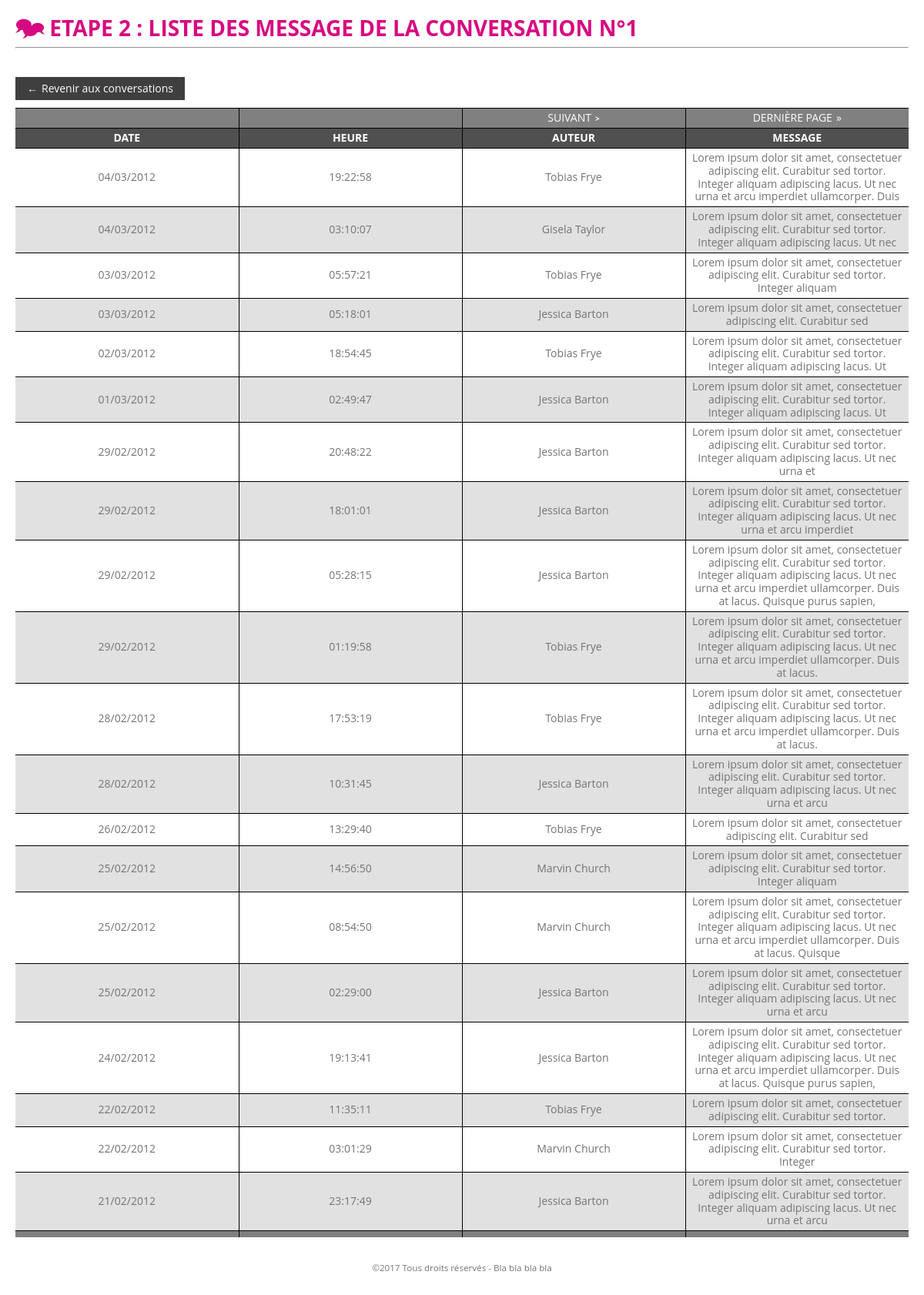
/Etape_4/WithDatas/conversation.php?conv=1, run on the app's committed database.
### tables this page shows
CREATE TABLE IF NOT EXISTS `conversation` (
  `c_id` int(11) NOT NULL AUTO_INCREMENT,
  `c_date` datetime NOT NULL,
  `c_termine` tinyint(1) NOT NULL DEFAULT '0',
  PRIMARY KEY (`c_id`)
);

CREATE TABLE IF NOT EXISTS `message` (
  `m_id` int(11) NOT NULL AUTO_INCREMENT,
  `m_contenu` varchar(2040) NOT NULL,
  `m_date` datetime NOT NULL,
  `m_auteur_fk` int(11) NOT NULL,
  `m_conversation_fk` int(11) NOT NULL,
  PRIMARY KEY (`m_id`),
  KEY `m_auteur_fk` (`m_auteur_fk`),
  KEY `m_conversation_fk` (`m_conversation_fk`)
);

### Etape_4/WithDatas/common.php (called while the page is built, shortened)
<?php
function loadClasses( $className ) {
    $file = $className . '.php';
    $paths = array();
    if( defined( 'COREPATH' ) )
        $paths[] = COREPATH;
    if( defined( 'APPPATH' ) )
        $paths[] = APPPATH;
}

### Etape_4/WithDatas/core/FileExplorer.php (called while the page is built, shortened)
<?php
class FileExplorer {
    public static function generateDS( $path ) {
        return ( substr( $path, -1 )!=DS ? DS : '' );
    }
    public static function exploreToInclude( $path, $file ) {
        if( file_exists( $path ) && is_dir( $path . static::generateDS( $path ) ) )
            if( ( $resource = opendir( $path ) )!==false ) :
                while( ( $entry = readdir( $resource ) )!==false ) :
                    if( $entry!='.' && $entry!='..' ) :
                        if( is_file( $path . static::generateDS( $path ) . $entry ) ) :
                            if( $entry==$file ) :
                                require_once( $path . static::generateDS( $path ) . $file );
                            endif;
                        elseif( is_dir( $path . static::generateDS( $path ) . $entry . static::generateDS( $entry ) ) ) :
                            static::exploreToInclude( $path . static::generateDS( $path ) . $entry . static::generateDS( $entry ), $file );
                        endif;
                    endif;
                endwhile;
            endif;
    }
}

### Etape_4/WithDatas/core/SPDO.php (called while the page is built)
<?php
class SPDO {
    private static $_instance;
    private $_db;
    private function __construct( $host, $dbname, $login, $pass, $charset, $collate ) {
        try {
            $this->_db = new PDO( 'mysql:host=' . $host . ';dbname=' . $dbname . ';charset=' . $charset, $login, $pass, array( PDO::MYSQL_ATTR_INIT_COMMAND=>'SET NAMES ' . $charset . ' COLLATE ' . $collate, PDO::ATTR_ERRMODE=>PDO::ERRMODE_EXCEPTION ) );
        } catch( PDOException $e ) {
            throw $e;
        }
    }
    public static function getInstance( $host = null, $dbname = null, $login = null, $pass = null, $charset = 'utf8', $collate = 'utf8_general_ci' ) {
        try {
            if( !isset( self::$_instance ) )
                self::$_instance = new SPDO( $host, $dbname, $login, $pass, $charset, $collate );
            return self::$_instance;
        } catch( Exception $e ) {
            throw $e;
        }
    }
    public function getPDO() {
        return $this->_db;
    }
}

### Etape_4/WithDatas/core/CoreManager.php (called while the page is built, shortened)
<?php
abstract class CoreManager {
    protected $_db;
    public function __construct( $instance ) {
        $this->_db = $instance;
    }
    protected function getDb() {
        return $this->_db;
    }
    protected function executeQuery( $query, $options = array() ) {
        try {
            if( count( $options )>0 )
                if( ( $stmt = $this->getDb()->prepare( $query ) )!==false ) :
                    $bind = true;
                    foreach( $options as $key => $value ) :
                        if( ( $bind = $stmt->bindValue( $key, $value['VAL'], ( isset( $value['TYPE'] ) ? $value['TYPE'] : PDO::PARAM_STR ) ) )===false )
                            break;
                    endforeach;
                    if( $bind && ( $out = $stmt->execute() )===true ) :
                        switch( strtoupper( substr( $query, 0, 6 ) ) ) :
                            case 'SELECT':
                                return $stmt->fetchAll( PDO::FETCH_ASSOC );
                                break;
                        endswitch;
                        return $out;
                    endif;
                endif;
            else
                switch( strtoupper( substr( $query, 0, 6 ) ) ) :
                    default:
                        return $this->getDb()->exec( $query );
                endswitch;
            return false;
        } catch( PDOException $e ) {
            throw new CoreException( $e->getMessage() );
        }
    }
}

### Etape_4/WithDatas/core/SRequest.php (called while the page is built, shortened)
<?php
class SRequest {
    private static $_instance;
    private $_get;
    private function __construct() {
        $this->_get = $_GET;
    }
    public static function getInstance() {
        if( !isset( self::$_instance ) )
            self::$_instance = new SRequest;
        return self::$_instance;
    }
    private function getVar( $request, $key = NULL ) {
        return ( isset( $key ) ? ( isset( $request[$key] ) ? $request[$key] : NULL ) : $request );
    }
    public function get( $key = NULL ) {
        return $this->getVar( $this->_get, $key );
    }
}

### Etape_4/WithDatas/core/TypeTest.php (called while the page is built, shortened)
<?php
trait TypeTest {
    public function is_valid_int( $value ) {
        return ctype_digit( strval( $value ) );
    }
}

### Etape_4/WithDatas/app/Forum/Manager/ForumManager.php (called while the page is built, shortened)
<?php
class ForumManager extends CoreManager {
    public function getConversation( $id = NULL ) {
        try {
            $options = array();
            if( $this->is_valid_int( $id ) )
                $options['id'] = array( 'VAL' => $id, 'TYPE' => PDO::PARAM_INT );
            return $this->executeQuery( 'SELECT `c_id` AS "ID", DATE_FORMAT( `c_date`, "%d/%m/%Y" ) AS "Date", DATE_FORMAT( `c_date`, "%H:%i:%s" ) AS "Heure", COUNT( `m_id` ) AS "Total Message(s)", `c_termine` AS "Status" FROM `conversation` LEFT JOIN `message` ON `c_id`=`m_conversation_fk`' . ( $this->is_valid_int( $id ) ? ' WHERE `c_id`=:id' : '' ) . ' GROUP BY `c_id` ORDER BY `c_id`', $options );
        } catch( CoreException $e ) {
            throw $e;
        } catch( PDOException $e ) {
            throw new CoreException( $e->getMessage() );
        } catch( Exception $e ) {
            throw new CoreException( $e->getMessage() );
        }
    }
    public function getMessage( $conversation = NULL, $limit = NULL, $offset = NULL ) {
        try {
            $options = array();
            if( $this->is_valid_int( $conversation ) )
                $options['id'] = array( 'VAL' => $conversation, 'TYPE' => PDO::PARAM_INT );
            if( $this->is_valid_int( $limit ) )
                $options['limit'] = array( 'VAL' => $limit, 'TYPE' => PDO::PARAM_INT );
            if( $this->is_valid_int( $offset ) )
                $options['offset'] = array( 'VAL' => $offset, 'TYPE' => PDO::PARAM_INT );
            return $this->executeQuery( 'SELECT `c_id` AS "Conversation", `m_id` AS "ID", DATE_FORMAT( `m_date`, "%d/%m/%Y" ) AS "Date", DATE_FORMAT( `m_date`, "%H:%i:%s" ) AS "Heure", CONCAT( `u_prenom`, " ", `u_nom` ) AS "Auteur", `m_contenu` AS "Message" FROM `conversation` LEFT JOIN `message` ON `c_id`=`m_conversation_fk` LEFT JOIN `user` ON `m_auteur_fk`=`u_id` ' . ( $this->is_valid_int( $conversation ) ? ' WHERE `c_id`=:id' : '' ) . ' ORDER BY `m_date` DESC' . ( $this->is_valid_int( $limit ) ? ' LIMIT :limit' . ( $this->is_valid_int( $offset ) ? ' , :offset' : '' ) : '' ), $options );
        } catch( CoreException $e ) {
            throw $e;
        } catch( PDOException $e ) {
            throw new CoreException( $e->getMessage() );
        } catch( Exception $e ) {
            throw new CoreException( $e->getMessage() );
        }
    }
}

### Etape_4/WithDatas/conversation.php (the view, shortened to what this page needs)
<?php
try {
    $forumManager = new ForumManager( SPDO::getInstance( DB_HOST, DB_NAME, DB_LOGIN, DB_PWD )->getPDO() );
    if( SRequest::getInstance()->get( 'page' )!==NULL && is_numeric( SRequest::getInstance()->get( 'conv' ) ) && SRequest::getInstance()->get( 'conv' )>0 ) :
        $current_page = SRequest::getInstance()->get( 'page' );
        SRequest::getInstance()->unset( 'get', 'page' );
    else :
        $current_page = 1;
    endif;
    $conversation = $forumManager->getConversation( SRequest::getInstance()->get( 'conv' ) );
    $datas = $forumManager->getMessage( SRequest::getInstance()->get( 'conv' ), ( ( $current_page - 1 ) * RESULTS_PER_PAGE ) , RESULTS_PER_PAGE );
} catch( ForumException $e ) {
    die( $e );
} catch( Exception $e ) {
    die( $e->getMessage() );
}
?>
<!DOCTYPE html>
<html>
    <head>
    </head>
    <body>
        <header role="banner">
            <h1><?php echo ( defined( 'THREE_SPEECH_BUBBLES' ) ? THREE_SPEECH_BUBBLES . ' ' : '' ); ?>Etape 2 : Liste des message de la conversation n°<?php echo isset( $datas[0]['Conversation'] ) ? $datas[0]['Conversation'] : ( isset( $_GET['conv'] ) ? $_GET['conv'] : '(inconnu)' ); ?></h1>
            <hr />
        </header>
        <section role="main">
            <a class="back" href="index.php" title="">Revenir aux conversations</a>
            <?php if( isset( $datas ) && is_array( $datas ) && count( $datas )>0 && !is_null( $datas[0]['ID'] ) ) : ?>
            <table class="messages" style="width:100%;">
                <thead>
                    <tr>
                        <td bgcolor="gray"></td>
                        <td bgcolor="gray"></td>
                        <td align="right" bgcolor="gray"><?php if( isset( $current_page ) && $current_page<( $conversation[0]['Total Message(s)'] / RESULTS_PER_PAGE ) ) : ?><a class="next" href="?<?php echo http_build_query( SRequest::getInstance()->get() );  ?>&page=<?php echo $current_page + 1;?>" title="">Suivant</a><?php endif; ?></td>
                        <td align="right" bgcolor="gray"><?php if( isset( $current_page ) && $current_page<( $conversation[0]['Total Message(s)'] / RESULTS_PER_PAGE ) ) : ?><a class="last" href="?<?php echo http_build_query( SRequest::getInstance()->get() ); ?>&page=<?php echo ( ceil( $conversation[0]['Total Message(s)'] / RESULTS_PER_PAGE ) );  ?>" title="">Dernière page</a><?php endif; ?></td>
                    </tr>
                    <tr>
                        <?php
                        foreach( $datas[0] as $key=>$value ) :
                            switch( $key ) :
                                case 'Conversation':
                                case 'ID':
                                    break;
                                default:
                                    echo '<th>' . $key . '</th>';
                                    break;
                            endswitch;
                        ?>
                        <?php endforeach; ?>
                    </tr>
                </thead>
                <tfoot>
                    <tr>
                        <td bgcolor="gray"></td>
                        <td bgcolor="gray"></td>
                        <td align="right" bgcolor="gray"></td>
                        <td align="right" bgcolor="gray"></td>
                    </tr>
                </tfoot>
                <tbody>
                    <?php foreach( $datas as $message ) : ?>
                    <tr>
                        <?php
                        foreach( $message as $key=>$value ) :
                            switch( $key ) :
                                case 'Conversation':
                                case 'ID':
                                    break;
                                default:
                                    echo '<td>' . $value . '</td>';
                                    break;
                            endswitch;
                        endforeach;
                        ?>
                    </tr>
                    <?php endforeach; ?>
                </tbody>
            </table>
            <?php
            else :
                echo '<div class="alert">Cette conversation est vide pour le moment.</div>';
            endif;
            ?>
        </section>
        <footer role="contentinfo">
            <span>&copy;<?php echo date( 'Y' ); ?> Tous droits réservés<?php echo ( defined( 'AUTHOR_NAME' ) ? ' - ' . AUTHOR_NAME : '' ); ?></span>
        </footer>
    </body>
</html>

### Etape_4/WithDatas/style.css (style rules this page uses)
*,*::before,*::after { -webkit-box-sizing:border-box; -moz-box-sizing:border-box; -ms-box-sizing:border-box; -o-box-sizing:border-box; box-sizing:border-box; -webkit-background-clip:padding-box; -moz-background-clip:padding-box; -ms-background-clip:padding-box; background-clip:padding-box; }
html,body { margin:0;padding:0; }
html { font-size:62.5%; }
body { color:rgb(116,116,116); cursor:default; font-family:'Open Sans', sans-serif; font-size:1.4rem; line-height:1.2; }
a { display:inline-block; position:relative; -webkit-transition-duration:.2s; -moz-transition-duration:.2s; -ms-transition-duration:.2s; transition-duration:.2s; -webkit-transition-timing-function:ease-in-out; -moz-transition-timing-function:ease-in-out; -ms-transition-timing-function:ease-in-out; transition-timing-function:ease-in-out; }
h1,h2,h3,h4,h5,h6 { margin:0; padding:0; text-transform:uppercase; }
h1 { color:rgb(215,9,129); }
header[role="banner"] { clear:both; margin:0; padding:20px;padding:2rem; position:relative; }
section[role="main"] { clear:both; margin:0; padding:0 20px;padding:0 2rem; position:relative; }
footer[role="contentinfo"] { clear:both; font-size:smaller; height:10vh; line-height:10vh; margin:0; padding:0 20px;padding:0 2rem; position:relative; text-align:center; }
table { table-layout:fixed; }
table.messages { border-collapse:collapse; }
th,td { padding:4px 7px; text-align:center; }
th { background-color:rgb(80,80,80); color:white; text-transform:uppercase; }
table.messages th,table.messages td { border-right:rgb(0,0,0) thin solid; border-top:rgb(0,0,0) thin solid; }
table.messages th:last-child,table.messages td:last-child { border-right:none; }
table.messages tr:nth-child(2n+2) td { background-color:rgb(225,225,225); }
td a { color:black; text-decoration:none; }
a.back { background-color:rgb(63,63,63); color:rgb(255,255,255); padding:7px 15px; margin:10px auto; text-decoration:none; }
a.back::before { content:'\2190'; margin-right:5px; }
a.prev,a.next,a.first,a.last { color:rgb(255,255,255); text-transform:uppercase; }
a.next::after { content:'\3E'; font-size:10px; font-weight:700; margin-left:5px; }
a.last::after { content:'\00BB'; margin-left:5px; }

### data on the page
conversation: c_id "1"
message: value "04/03/2012", value "19:22:58", value "Tobias Frye", m_contenu "Lorem ipsum dolor sit amet, consectetuer adipiscing elit. Curabitur sed tortor. Integer aliquam adipiscing lacus. Ut nec urna et arcu imperdiet ullamcorper. Duis"
message: value "04/03/2012", value "03:10:07", value "Gisela Taylor", m_contenu "Lorem ipsum dolor sit amet, consectetuer adipiscing elit. Curabitur sed tortor. Integer aliquam adipiscing lacus. Ut nec"
message: value "03/03/2012", value "05:57:21", value "Tobias Frye", m_contenu "Lorem ipsum dolor sit amet, consectetuer adipiscing elit. Curabitur sed tortor. Integer aliquam"
message: value "03/03/2012", value "05:18:01", value "Jessica Barton", m_contenu "Lorem ipsum dolor sit amet, consectetuer adipiscing elit. Curabitur sed"
message: value "02/03/2012", value "18:54:45", value "Tobias Frye", m_contenu "Lorem ipsum dolor sit amet, consectetuer adipiscing elit. Curabitur sed tortor. Integer aliquam adipiscing lacus. Ut"
message: value "01/03/2012", value "02:49:47", value "Jessica Barton", m_contenu "Lorem ipsum dolor sit amet, consectetuer adipiscing elit. Curabitur sed tortor. Integer aliquam adipiscing lacus. Ut"
message: value "29/02/2012", value "20:48:22", value "Jessica Barton", m_contenu "Lorem ipsum dolor sit amet, consectetuer adipiscing elit. Curabitur sed tortor. Integer aliquam adipiscing lacus. Ut nec urna et"
message: value "29/02/2012", value "18:01:01", value "Jessica Barton", m_contenu "Lorem ipsum dolor sit amet, consectetuer adipiscing elit. Curabitur sed tortor. Integer aliquam adipiscing lacus. Ut nec urna et arcu imperdiet"
message: value "29/02/2012", value "05:28:15", value "Jessica Barton", m_contenu "Lorem ipsum dolor sit amet, consectetuer adipiscing elit. Curabitur sed tortor. Integer aliquam adipiscing lacus. Ut nec urna et arcu imperdiet ullamcorper. Duis at lacus. Quisque purus sapien,"
message: value "29/02/2012", value "01:19:58", value "Tobias Frye", m_contenu "Lorem ipsum dolor sit amet, consectetuer adipiscing elit. Curabitur sed tortor. Integer aliquam adipiscing lacus. Ut nec urna et arcu imperdiet ullamcorper. Duis at lacus."
message: value "28/02/2012", value "17:53:19", value "Tobias Frye", m_contenu "Lorem ipsum dolor sit amet, consectetuer adipiscing elit. Curabitur sed tortor. Integer aliquam adipiscing lacus. Ut nec urna et arcu imperdiet ullamcorper. Duis at lacus."
message: value "28/02/2012", value "10:31:45", value "Jessica Barton", m_contenu "Lorem ipsum dolor sit amet, consectetuer adipiscing elit. Curabitur sed tortor. Integer aliquam adipiscing lacus. Ut nec urna et arcu"
message: value "26/02/2012", value "13:29:40", value "Tobias Frye", m_contenu "Lorem ipsum dolor sit amet, consectetuer adipiscing elit. Curabitur sed"
message: value "25/02/2012", value "14:56:50", value "Marvin Church", m_contenu "Lorem ipsum dolor sit amet, consectetuer adipiscing elit. Curabitur sed tortor. Integer aliquam"
message: value "25/02/2012", value "08:54:50", value "Marvin Church", m_contenu "Lorem ipsum dolor sit amet, consectetuer adipiscing elit. Curabitur sed tortor. Integer aliquam adipiscing lacus. Ut nec urna et arcu imperdiet ullamcorper. Duis at lacus. Quisque"
message: value "25/02/2012", value "02:29:00", value "Jessica Barton", m_contenu "Lorem ipsum dolor sit amet, consectetuer adipiscing elit. Curabitur sed tortor. Integer aliquam adipiscing lacus. Ut nec urna et arcu"
message: value "24/02/2012", value "19:13:41", value "Jessica Barton", m_contenu "Lorem ipsum dolor sit amet, consectetuer adipiscing elit. Curabitur sed tortor. Integer aliquam adipiscing lacus. Ut nec urna et arcu imperdiet ullamcorper. Duis at lacus. Quisque purus sapien,"
message: value "22/02/2012", value "11:35:11", value "Tobias Frye", m_contenu "Lorem ipsum dolor sit amet, consectetuer adipiscing elit. Curabitur sed tortor."
message: value "22/02/2012", value "03:01:29", value "Marvin Church", m_contenu "Lorem ipsum dolor sit amet, consectetuer adipiscing elit. Curabitur sed tortor. Integer"
message: value "21/02/2012", value "23:17:49", value "Jessica Barton", m_contenu "Lorem ipsum dolor sit amet, consectetuer adipiscing elit. Curabitur sed tortor. Integer aliquam adipiscing lacus. Ut nec urna et arcu"

### other printed values
THREE_SPEECH_BUBBLES "🗫"
$key "DATE"
$key "HEURE"
$key "AUTEUR"
$key "MESSAGE"
AUTHOR_NAME "Bla bla bla bla"
